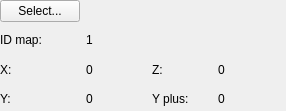
<?xml version="1.0" encoding="UTF-8"?>
<ui version="4.0">
 <class>PanelSelectPosition</class>
 <widget class="QWidget" name="PanelSelectPosition">
  <property name="geometry">
   <rect>
    <x>0</x>
    <y>0</y>
    <width>286</width>
    <height>111</height>
   </rect>
  </property>
  <property name="windowTitle">
   <string>Form</string>
  </property>
  <layout class="QGridLayout" name="gridLayout_2">
   <property name="leftMargin">
    <number>0</number>
   </property>
   <property name="topMargin">
    <number>0</number>
   </property>
   <property name="rightMargin">
    <number>0</number>
   </property>
   <property name="bottomMargin">
    <number>0</number>
   </property>
   <item row="0" column="0">
    <layout class="QGridLayout" name="gridLayout">
     <item row="0" column="0">
      <widget class="QPushButton" name="pushButtonSelect">
       <property name="enabled">
        <bool>true</bool>
       </property>
       <property name="text">
        <string>Select...</string>
       </property>
      </widget>
     </item>
     <item row="0" column="1" colspan="4">
      <spacer name="horizontalSpacer_8">
       <property name="orientation">
        <enum>Qt::Horizontal</enum>
       </property>
       <property name="sizeHint" stdset="0">
        <size>
         <width>278</width>
         <height>17</height>
        </size>
       </property>
      </spacer>
     </item>
     <item row="1" column="0">
      <widget class="QLabel" name="labelLIDMap">
       <property name="enabled">
        <bool>true</bool>
       </property>
       <property name="text">
        <string>ID map:</string>
       </property>
      </widget>
     </item>
     <item row="1" column="1">
      <widget class="QLabel" name="labelIDMap">
       <property name="enabled">
        <bool>true</bool>
       </property>
       <property name="minimumSize">
        <size>
         <width>60</width>
         <height>0</height>
        </size>
       </property>
       <property name="maximumSize">
        <size>
         <width>60</width>
         <height>16777215</height>
        </size>
       </property>
       <property name="text">
        <string>1</string>
       </property>
      </widget>
     </item>
     <item row="1" column="2" colspan="2">
      <spacer name="horizontalSpacer_9">
       <property name="orientation">
        <enum>Qt::Horizontal</enum>
       </property>
       <property name="sizeHint" stdset="0">
        <size>
         <width>158</width>
         <height>20</height>
        </size>
       </property>
      </spacer>
     </item>
     <item row="1" column="4" rowspan="3">
      <spacer name="horizontalSpacer_10">
       <property name="orientation">
        <enum>Qt::Horizontal</enum>
       </property>
       <property name="sizeHint" stdset="0">
        <size>
         <width>48</width>
         <height>78</height>
        </size>
       </property>
      </spacer>
     </item>
     <item row="2" column="0">
      <widget class="QLabel" name="labelLX">
       <property name="enabled">
        <bool>true</bool>
       </property>
       <property name="minimumSize">
        <size>
         <width>60</width>
         <height>10</height>
        </size>
       </property>
       <property name="maximumSize">
        <size>
         <width>60</width>
         <height>16777215</height>
        </size>
       </property>
       <property name="text">
        <string>X:</string>
       </property>
      </widget>
     </item>
     <item row="2" column="1">
      <widget class="QLabel" name="labelX">
       <property name="enabled">
        <bool>true</bool>
       </property>
       <property name="minimumSize">
        <size>
         <width>60</width>
         <height>0</height>
        </size>
       </property>
       <property name="maximumSize">
        <size>
         <width>60</width>
         <height>16777215</height>
        </size>
       </property>
       <property name="text">
        <string>0</string>
       </property>
      </widget>
     </item>
     <item row="2" column="2">
      <widget class="QLabel" name="labelLZ">
       <property name="enabled">
        <bool>true</bool>
       </property>
       <property name="minimumSize">
        <size>
         <width>60</width>
         <height>0</height>
        </size>
       </property>
       <property name="maximumSize">
        <size>
         <width>60</width>
         <height>16777215</height>
        </size>
       </property>
       <property name="text">
        <string>Z:</string>
       </property>
      </widget>
     </item>
     <item row="2" column="3">
      <widget class="QLabel" name="labelZ">
       <property name="enabled">
        <bool>true</bool>
       </property>
       <property name="minimumSize">
        <size>
         <width>60</width>
         <height>0</height>
        </size>
       </property>
       <property name="maximumSize">
        <size>
         <width>60</width>
         <height>16777215</height>
        </size>
       </property>
       <property name="text">
        <string>0</string>
       </property>
      </widget>
     </item>
     <item row="3" column="0">
      <widget class="QLabel" name="labelLY">
       <property name="enabled">
        <bool>true</bool>
       </property>
       <property name="minimumSize">
        <size>
         <width>60</width>
         <height>0</height>
        </size>
       </property>
       <property name="maximumSize">
        <size>
         <width>60</width>
         <height>16777215</height>
        </size>
       </property>
       <property name="text">
        <string>Y:</string>
       </property>
      </widget>
     </item>
     <item row="3" column="1">
      <widget class="QLabel" name="labelY">
       <property name="enabled">
        <bool>true</bool>
       </property>
       <property name="minimumSize">
        <size>
         <width>60</width>
         <height>0</height>
        </size>
       </property>
       <property name="maximumSize">
        <size>
         <width>60</width>
         <height>16777215</height>
        </size>
       </property>
       <property name="text">
        <string>0</string>
       </property>
      </widget>
     </item>
     <item row="3" column="2">
      <widget class="QLabel" name="labelLYPlus">
       <property name="enabled">
        <bool>true</bool>
       </property>
       <property name="minimumSize">
        <size>
         <width>60</width>
         <height>0</height>
        </size>
       </property>
       <property name="maximumSize">
        <size>
         <width>60</width>
         <height>16777215</height>
        </size>
       </property>
       <property name="text">
        <string>Y plus:</string>
       </property>
      </widget>
     </item>
     <item row="3" column="3">
      <widget class="QLabel" name="labelYPlus">
       <property name="enabled">
        <bool>true</bool>
       </property>
       <property name="minimumSize">
        <size>
         <width>60</width>
         <height>0</height>
        </size>
       </property>
       <property name="maximumSize">
        <size>
         <width>60</width>
         <height>16777215</height>
        </size>
       </property>
       <property name="text">
        <string>0</string>
       </property>
      </widget>
     </item>
    </layout>
   </item>
  </layout>
 </widget>
 <resources/>
 <connections/>
</ui>
